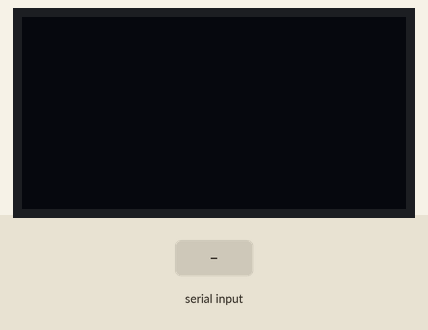
The program below on a simulated Raspberry Pi Pico running MicroPython. Shown: 128×64 one-colour display. The inputs (shaded band) are chosen by the test bench. What the program prints to the serial console is not drawn.

Above: at 1.2 s.
1.3 s: "1" typed at the serial console, then Enter
At 1.7 s:
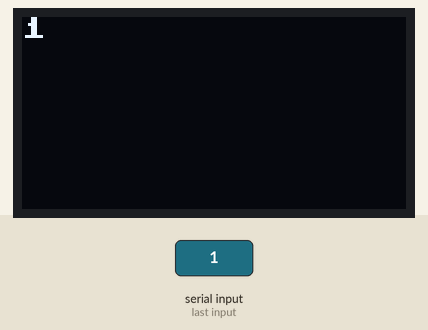
2.8 s: "0" typed at the serial console, then Enter
At 4.0 s:
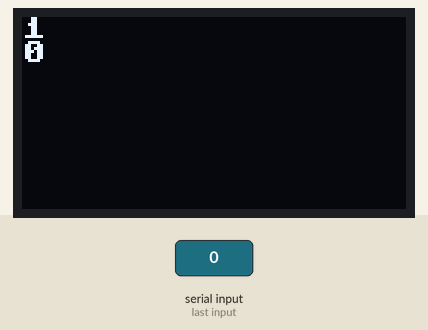
4.3 s: "2" typed at the serial console, then Enter
At 5.2 s:
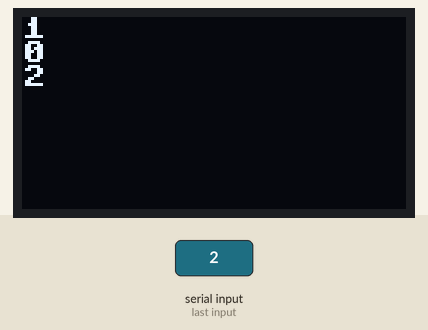
Timing chart, 0 to 7.3 s (numbered marks = the images above; inputs shaded):
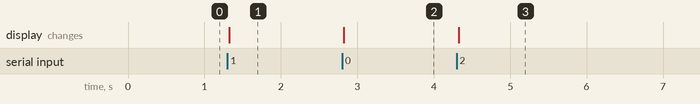

The program:

OLED_text_input_list.py
```python
import time
from machine import UART, Pin, I2C, Timer, ADC
from ssd1306 import SSD1306_I2C

"""
Implement a program that reads user input from the keyboard in an infinite loop. The input is typed in
Thonny Shell window while the program is running. The user input is drawn to the OLED screen starting
from the top of the screen. Each input is drawn below the previous one. When the screen is full the
display is scrolled up by one line and then new text is drawn at the bottom of the screen.
"""

i2c = I2C(1, scl=Pin(15), sda=Pin(14), freq=400000)
oled_width = 128
oled_height = 64
oled = SSD1306_I2C(oled_width, oled_height, i2c)

words = []
x = 0
colour = 1

while True:
    y = 0
    oled.fill(0)

    if len(words) >= 8: # 64/8 = 8, so max 8 inputs in the list
        words.pop(0) # remove the first element
    user_input = input('Write something: ')
    words.append(user_input)

    for w in words:
        if y > 63:
            y = 55
        oled.text(w, x, y, colour)
        y += 8
    oled.show()
```

Measured:
- after the input at 1.3 s, the display: changes at once (image 1)
- after the input at 2.8 s, the display: changes at once (image 2)
- after the input at 4.3 s, the display: changes at once (image 3)
